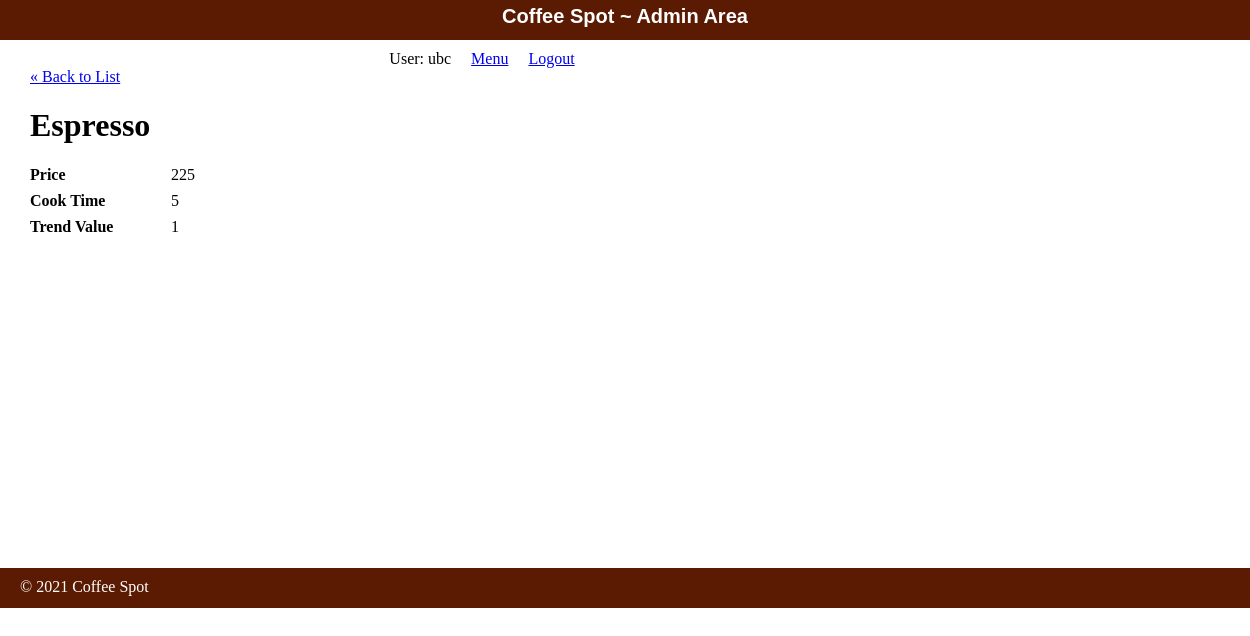
Page /admin/coffees/show.php (signed in) on the committed database.
### tables this page shows
CREATE TABLE coffee (
  coffee_id int NOT NULL AUTO_INCREMENT,
  coffee_name varchar(255) NOT NULL,
  coffee_price int NOT NULL,
  cook_time int NOT NULL,
  trend_val int NOT NULL,
  PRIMARY KEY (coffee_id)
);

### admin/shared/functions.php (called while the page is built, shortened)
<?php
function url_for($script_path) {
  return WWW_ADMIN . $script_path;
}
function h($string="") {
  return htmlspecialchars($string);
}
?>

### admin/shared/database.php (called while the page is built, shortened)
<?php
  function db_escape($connection, $string) {
    return mysqli_real_escape_string($connection, $string);
  }
?>

### admin/shared/query_functions.php (called while the page is built, shortened)
<?php
  function find_coffee_by_id($id, $options=[]) {
    global $db;
    $sql = "SELECT * FROM coffee ";
    $sql .= "WHERE coffee_id='" . db_escape($db, $id) . "' ";
    $result = mysqli_query($db, $sql);
    $coffee = mysqli_fetch_assoc($result);
    return $coffee;
  }
?>

### admin/coffees/show.php (the view, shortened to what this page needs)
<?php
$id = $_GET['id'] ?? '1';
$coffee = find_coffee_by_id($id);
?>
<?php include(SHARED_PATH . '/admin_header.php'); ?>
<div id="content">
  <a class="back-link" href="<?php echo url_for('/coffees/index.php'); ?>">&laquo; Back to List</a>
  <div class="subject show">
    <h1><?php echo h($coffee['coffee_name']); ?></h1>
    <div class="attributes">
      <dl>
        <dt>Price</dt>
        <dd><?php echo h($coffee['coffee_price']); ?></dd>
      </dl>
      <dl>
        <dt>Cook Time</dt>
        <dd><?php echo h($coffee['cook_time']); ?></dd>
      </dl>
      <dl>
        <dt>Trend Value</dt>
        <dd><?php echo h($coffee['trend_val']); ?></dd>
      </dl>
    </div>
  </div>
</div>
<?php include(SHARED_PATH . '/admin_footer.php'); ?>

### admin/stylesheets/admin.css (style rules this page uses)
html { height: 100%; width: 100%; }
body { height: 980px; width: 100%; margin: 0; padding: 0; }
#content { width: 920px; min-height: 500px; padding: 0 30px; }
dl { clear: both; overflow: hidden; margin: 0.5em 0; }
dt { float: left; font-weight: bold; width: 125px; }
dd { float: left; margin-left: 1em; }

### rows in the picture
coffee: coffee_name "Espresso", coffee_price "225", cook_time "5", trend_val "1"

### other values in the picture
$_SESSION['username'] "ubc"
